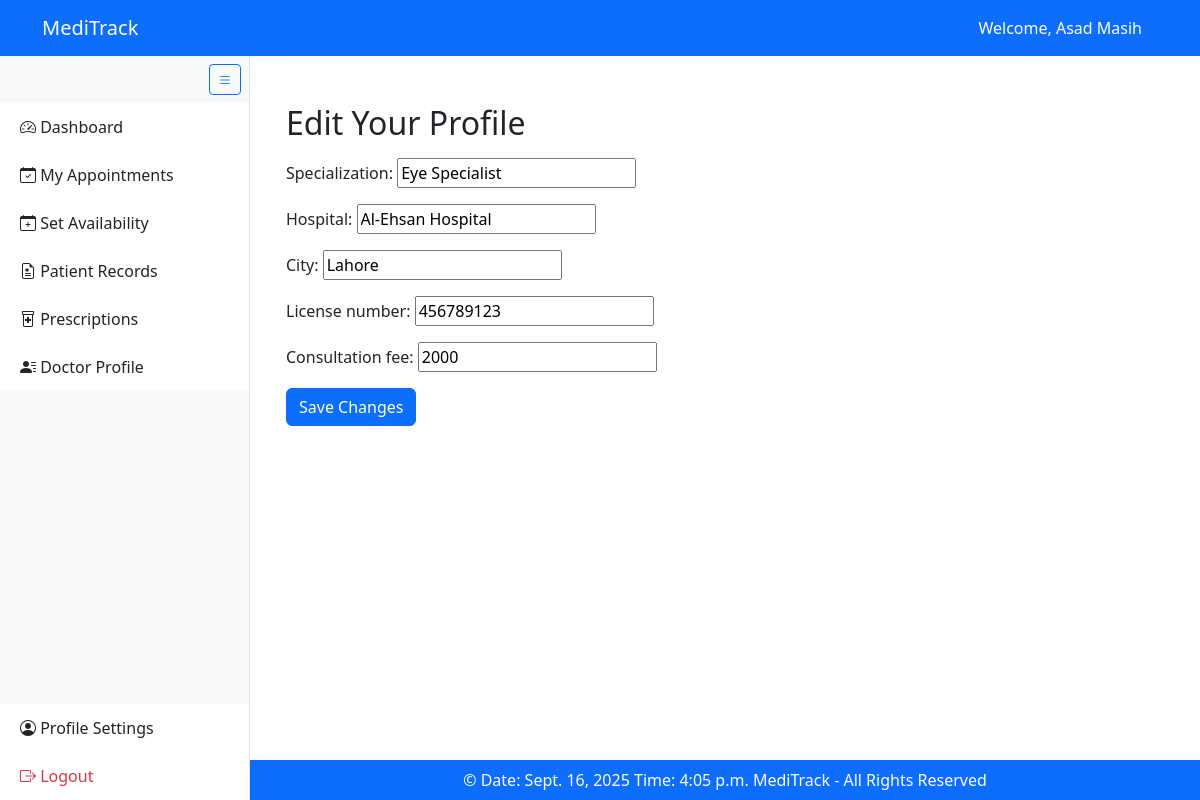
Screenshot of /edit_profile/ (signed in) with the database file from the repository.
### MediTrackApp/models.py (models this page shows, shortened)
class User(AbstractUser):
    ROLE_CHOICES = [
        ("admin", "Admin"),
        ("patient", "Patient"),
        ("doctor", "Doctor"),
    ]
    GENDER_CHOICES = [
        ("M", "Male"),
        ("F", "Female"),
        ("O", "Other"),
    ]
    phone_number = PhoneNumberField(region="PK", blank=True)
    gender = models.CharField(max_length=10, choices=GENDER_CHOICES, blank=True)
    date_of_birth = models.DateField(null=True, blank=True)
    profile_pic = models.ImageField(upload_to="profile_pics/", validators=[validate_file_extension], blank=True, null=True)
    role = models.CharField(max_length=50, choices=ROLE_CHOICES, default="patient")
    is_active = models.BooleanField(default=True)

class DoctorProfile(models.Model):
    user = models.OneToOneField(User, related_name="doctor_profile", on_delete=models.CASCADE)
    specialization = models.CharField(max_length=100, blank=True)
    qualifications = models.TextField(blank=True)
    hospital = models.CharField(max_length=100, blank=True)
    city = models.CharField(max_length=100, blank=True)
    license_number = models.CharField(max_length=50, unique=True, blank=True, null=True)
    consultation_fee = models.PositiveIntegerField(default=2000)
    available_days = models.JSONField(default=list, blank=True)
    available_time_slots = models.JSONField(default=list, blank=True)
    class Meta:
        indexes = [
            models.Index(fields=["specialization"]),
            models.Index(fields=["city"]),
        ]

### MediTrackApp/views.py (the view)
# urls.py: path("edit_profile/", views.edit_profile, name="edit_profile"),
@login_required
def edit_profile(request):
    role_form_map = {
        'doctor': (DoctorProfileForm, 'doctor_profile'),
        'patient': (PatientProfileForm, 'patient_profile'),
        'admin': (AdminUserForm, 'admin_profile')
    }
    form_class, profile_attr = role_form_map.get(
        request.user.role, (None, None))
    if not form_class:
        messages.error(request, "Profile editing not available for this role")
        return redirect('home_redirect')
    profile = getattr(request.user, profile_attr)
    if request.method == 'POST':
        form = form_class(request.POST, request.FILES, instance=profile)
        if form.is_valid():
            form.save()
            messages.success(request, "Profile updated successfully")
            return redirect('edit_profile')
    else:
        form = form_class(instance=profile)
    return render(request, "profiles/edit_profile.html", {'form': form})

### MediTrackApp/forms.py
class DoctorProfileForm(forms.ModelForm):
    available_days = forms.JSONField(
        widget=forms.HiddenInput(), required=False)
    available_time_slots = forms.JSONField(
        widget=forms.HiddenInput(), required=False)
    class Meta:
        model = DoctorProfile
        fields = [
            "specialization",
            "hospital",
            "city",
            "license_number",
            "consultation_fee",
            "available_days",
            "available_time_slots",
        ]

### MediTrackApp/templates/profiles/edit_profile.html (shortened to what this page needs)
{% extends 'base.html' %}
{% block content %}
<div class="container mt-4">
    <h2>Edit Your Profile</h2>
    <form method="post" enctype="multipart/form-data" class="mt-3">
        {{ form.as_p }}
        <button type="submit" class="btn btn-primary">Save Changes</button>
    </form>
</div>
{% endblock %}

### templates/base.html (shortened to what this page needs)
{% load static %}
<!DOCTYPE html>
<html lang="en">
<head>
    <link href="https://cdn.jsdelivr.net/npm/bootstrap@5.3.3/dist/css/bootstrap.min.css" rel="stylesheet">
    <link href="https://cdn.jsdelivr.net/npm/bootstrap-icons@1.11.3/font/bootstrap-icons.css" rel="stylesheet">
    <link rel="stylesheet" href="{% static 'CSS/base.css' %}">
</head>
<body>
    <nav class="navbar navbar-dark bg-primary fixed-top" id="main-navbar">
        <div class="container">
            <span class="navbar-brand">MediTrack</span>
            <div>
                {% if user.is_authenticated %}
                    <span class="text-white me-3">Welcome, {{ user.get_full_name }}</span>
                {% else %}
                    <a href="{% url 'login' %}" class="btn btn-outline-light btn-lg me-2">Login</a>
                    <a href="{% url 'register' %}" class="btn btn-outline-light btn-lg">Register</a>
                {% endif %}
            </div>
        </div>
    </nav>
 {% if user.is_authenticated %}
    <div id="sidebar" class="bg-light border-end position-fixed d-flex flex-column">
        <div class="p-2 text-end d-none d-lg-block">
            <button id="sidebarToggle" class="btn btn-sm btn-outline-primary">
                <i class="bi bi-list"></i>
            </button>
        </div>
        <div class="list-group list-group-flush flex-grow-1">
            {% if user.role == 'admin' %}
                 {% include 'partials/admin_sidebar.html' %}
                 {% elif user.role == 'doctor' %}
                 {% include 'partials/doctor_sidebar.html' %}
                 {% elif user.role == 'patient' %}
                 {% include 'partials/patient_sidebar.html' %}
            {% endif %}
            <div class="mt-auto">
                <a href="{% url 'edit_profile' %}" class="list-group-item list-group-item-action">
                    <i class="bi bi-person-circle"></i> <span class="link-text">Profile Settings</span>
                </a>
                <a href="{% url 'logout' %}" class="list-group-item list-group-item-action text-danger">
                    <i class="bi bi-box-arrow-right"></i> <span class="link-text">Logout</span>
                </a>
            </div>
        </div>
    </div>
    {% endif %}
    <div id="main-content" class="p-4 {% if not user.is_authenticated %}full-width{% endif %}">
        {% block content %}{% endblock %}
    </div>
    <footer class="bg-primary text-white text-center py-2 {% if not user.is_authenticated %}full-width{% endif %}" id="main-footer">
        &copy; Date: {% now "DATE_FORMAT" %} Time: {% now "TIME_FORMAT" %} MediTrack - All Rights Reserved
    </footer>
</body>
</html>

### static/css/base.css (style rules this page uses)
#sidebar { width: 250px; top: 56px; bottom: 0; height: calc(100vh - 56px); transition: all 0.3s; z-index: 1000; overflow-y: auto; }
#main-content { margin-left: 250px; padding-top: 80px; padding-bottom: 20px; transition: all 0.3s; min-height: calc(100vh - 56px - 40px); }
#main-footer { margin-left: 250px; transition: all 0.3s; }
#sidebar .list-group-item { border: none; padding: 12px 20px; font-weight: 500; white-space: nowrap; }
body { padding-top: 56px; }

### rows the page displays
User: get_full_name "Asad Masih"
DoctorProfile: specialization "Eye Specialist", hospital "Al-Ehsan Hospital", city "Lahore", license_number "456789123", consultation_fee "2000"
